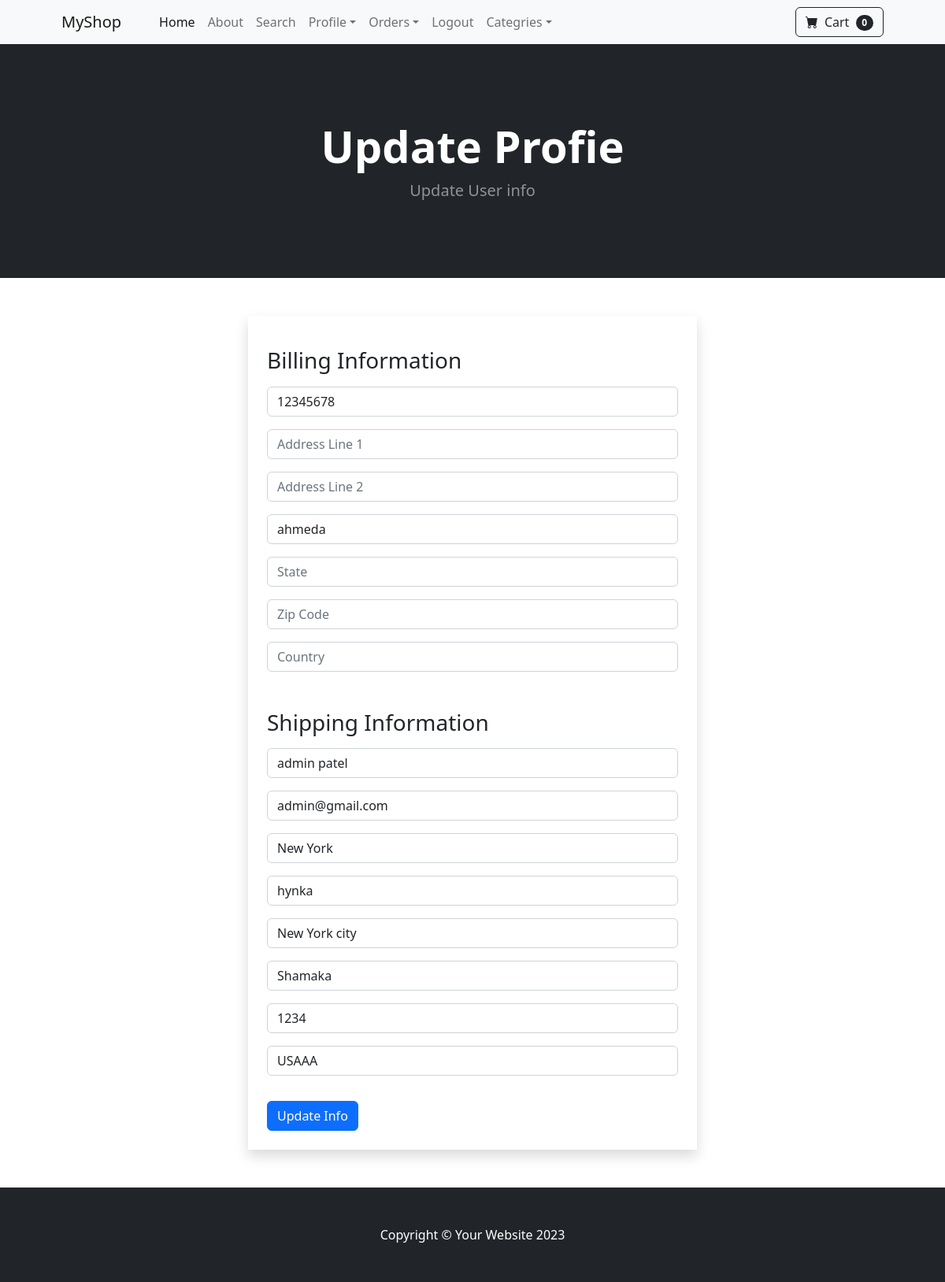
The page /update_info/ (signed in) on the database its author committed.
### shop/models.py (models this page shows, shortened)
class Profile(models.Model):
    user = models.OneToOneField(User, on_delete=models.CASCADE)
    date_modified = models.DateTimeField(User,auto_now_add=True)
    phone = models.CharField(max_length=20,blank=True)
    address1 = models.CharField(max_length=200, blank=True)
    address2 = models.CharField(max_length=200, blank=True)
    city = models.CharField(max_length=100, blank=True)
    state = models.CharField(max_length=100, blank=True)
    zip_code = models.CharField(max_length=20, blank=True)
    country = models.CharField(max_length=100, blank=True)
    old_cart = models.CharField(max_length=100, blank=True, null=True)

### payment/models.py (models this page shows, shortened)
class ShippingAddress(models.Model):
    user = models.ForeignKey(User,on_delete=models.CASCADE,null=True,blank=True)
    shipping_full_name = models.CharField(max_length=100)
    shipping_email = models.EmailField(max_length=100)
    shipping_address1 = models.CharField(max_length=100)
    shipping_address2 = models.CharField(max_length=100, null=True, blank=True)
    shipping_city = models.CharField(max_length=50)
    shipping_state = models.CharField(max_length=50, null=True, blank=True)
    shipping_postal_code = models.CharField(max_length=20, null=True, blank=True)
    shipping_country = models.CharField(max_length=50)
    class Meta:
        verbose_name_plural = "Shipping Address"

### shop/views.py (the view)
# urls.py: path('update_info/', views.update_info, name='update_info'),
def update_info(request):
    if request.user.is_authenticated:
        current_user = Profile.objects.get(user__id=request.user.id)
        shipping_user = ShippingAddress.objects.get(user__id = request.user.id)
        info_form = UserInfoForm(request.POST or None, instance=current_user)
        shipping_form = ShippingForm(request.POST or None, instance=shipping_user)
        if info_form.is_valid() or shipping_form.is_valid():
            info_form.save()
            shipping_form.save()
            messages.success(request, ('User Info updated successfully'))
            return redirect('home')
        return render(request, 'update_info.html', {'user_form': info_form , 'shipping_form':shipping_form})
    else:
        messages.success(
            request, ('You must be logged in to access this page'))
        return redirect('login')

### cart/cart.py (called while the page is built)
    def __len__(self):
        return len(self.cart)

### cart/context_processors.py (called while the page is built)
def cart(request):
    return {'cart':Cart(request)}

### shop/templates/update_info.html (shortened to what this page needs)
{% extends 'base.html' %}
{% block content %}
<header class="bg-dark py-5">
    <div class="container px-4 px-lg-5 my-5">
        <div class="text-center text-white">
            <h1 class="display-4 fw-bolder">Update Profie</h1>
            <p class="lead fw-normal text-white-50 mb-0">Update User info</p>
        </div>
    </div>
</header>
<div class="container my-5 ">
    <div class="row justify-content-md-center">
        <div class="col-6 shadow p-4">
            <form method="POST" action="{% url 'update_info' %}">
                    <h3 class="my-3">Billing Information</h3>
                {{ user_form.as_p }}
                    <h3 class="mt-5 mb-3">Shipping Information</h3>
                {{ shipping_form.as_p }}
                <button type="submit" class="btn btn-primary mt-3">
                    Update Info
                </button>
            </form>
        </div>
    </div>
</div>
{% endblock content %}

### rows shown on the page
Profile: phone "12345678", city "ahmeda"
ShippingAddress: shipping_full_name "admin patel", shipping_email "admin@gmail.com", shipping_address1 "New York", shipping_address2 "hynka", shipping_city "New York city", shipping_state "Shamaka", shipping_postal_code "1234", shipping_country "USAAA"

### other values the page prints
{{ cart|length }} "0"
